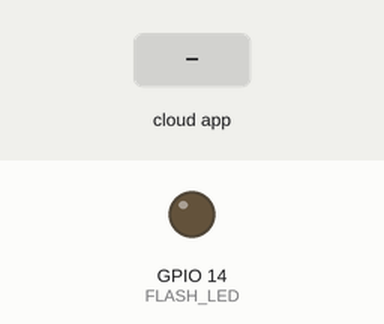
This sketch was run on a simulated ESP32. On the bench: output pins drawn as LEDs (lit = HIGH). Inputs (shaded band) come from the test bench. WiFi joins after 1.5 s; servers stay silent unless stated; the Firebase database answers and starts empty; what the sketch prints to the serial monitor is not drawn.

Above: at 2.7 s.
2.8 s: the phone or cloud app sets led to 1
At 3.5 s:
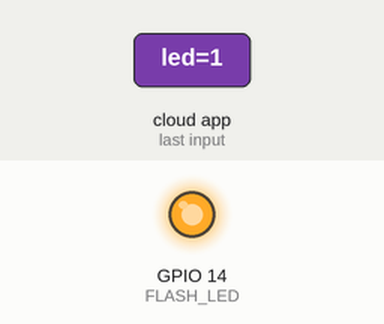
4.3 s: the phone or cloud app sets led to 0
At 6.4 s:
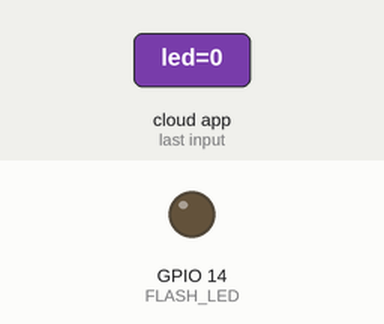
Timing chart, 0 to 7.9 s (numbered marks = the images above; inputs shaded):
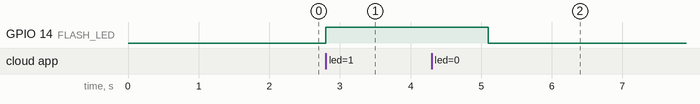

The sketch:

sketch_apr2a.ino
```cpp
#include <WiFi.h>
#include <Firebase_ESP_Client.h>
#include "addons/TokenHelper.h"
#include "addons/RTDBHelper.h"

#define FLASH_LED 14

// Wi-Fi Credentials
const char* ssid = "realme 6";
const char* password = "55555555";

// Firebase Credentials
#define FIREBASE_HOST "first-lighting-trial-default-rtdb.firebaseio.com"
#define FIREBASE_AUTH "AIzaSyCvrmdDmuCMjoBqtvSn7aYE8aSP3WBe3bA"

// Firebase and Wi-Fi objects
FirebaseData firebaseData;
FirebaseAuth auth;
FirebaseConfig config;

void setup() {
    Serial.begin(9600);
    pinMode(FLASH_LED, OUTPUT);

    // Connect to WiFi
    WiFi.begin(ssid, password);
    Serial.print("Connecting to WiFi");
    while (WiFi.status() != WL_CONNECTED) {
        delay(500);
        Serial.print(".");
    }
    Serial.println("\nConnected!");

    // Set up Firebase
    config.host = FIREBASE_HOST;
    config.signer.tokens.legacy_token = FIREBASE_AUTH;

    Firebase.begin(&config, &auth);
    Firebase.reconnectWiFi(true);
}

void loop() {
    // Read LED state from Firebase
    if (Firebase.RTDB.getInt(&firebaseData, "/room1/led")) {
        int ledState = firebaseData.intData();
        Serial.print("LED State: ");
        Serial.println(ledState);

        digitalWrite(FLASH_LED, ledState);
    } else {
        Serial.println("Failed to get data from Firebase");
    }

    delay(1000); // Check Firebase every second
}
```

Measured:
- after the input at 2.8 s, GPIO 14 (FLASH_LED): LOW → HIGH at once
- after the input at 4.3 s, GPIO 14 (FLASH_LED): HIGH → LOW after 0.80 s
